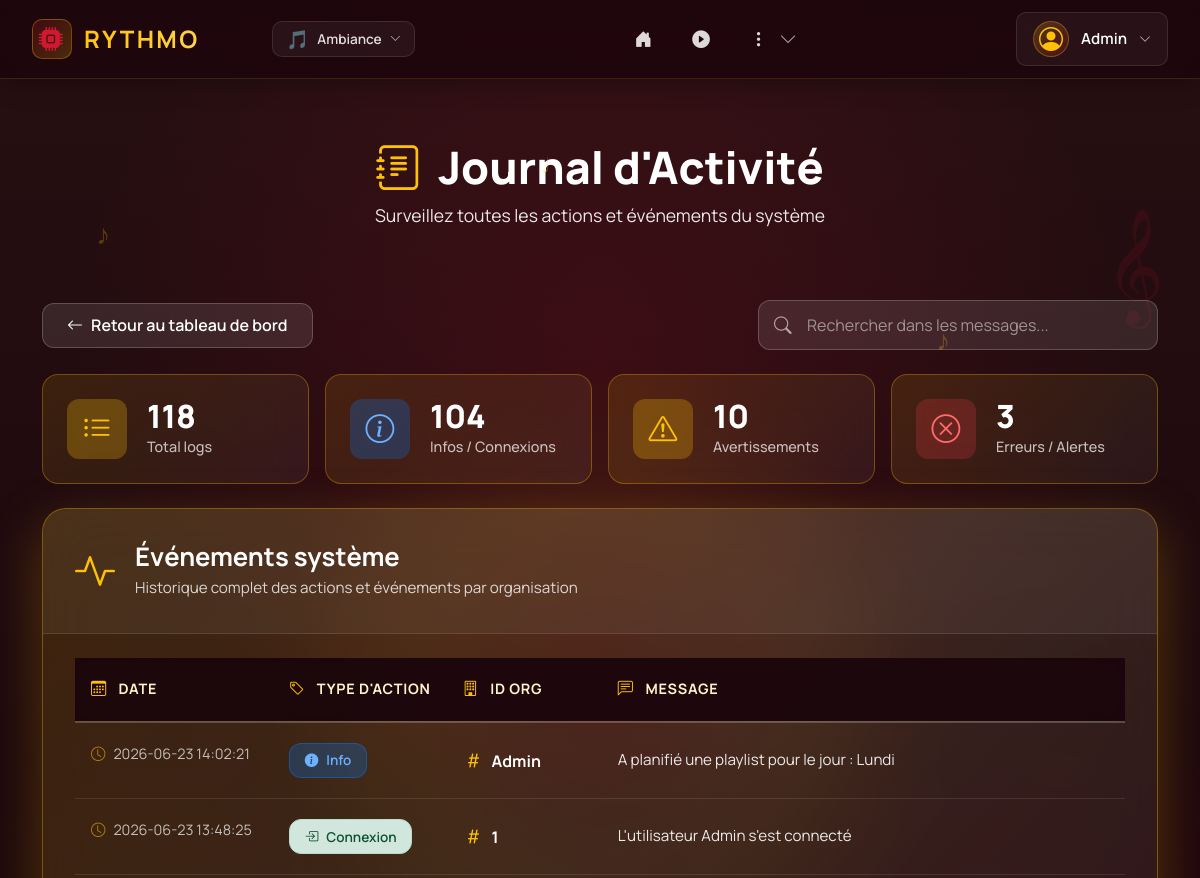
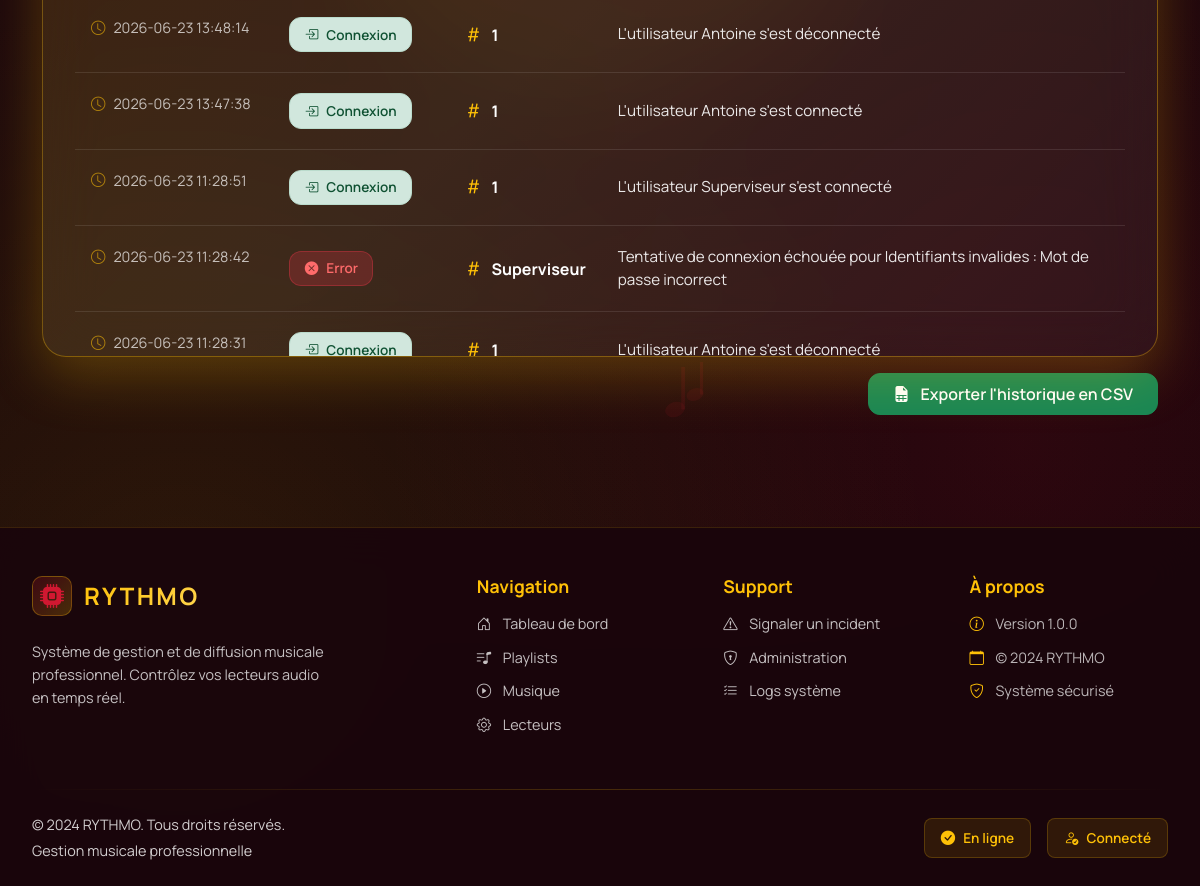
/logs/ (signed in), run on an earlier commit of the app's database (2 pictures, top to bottom).
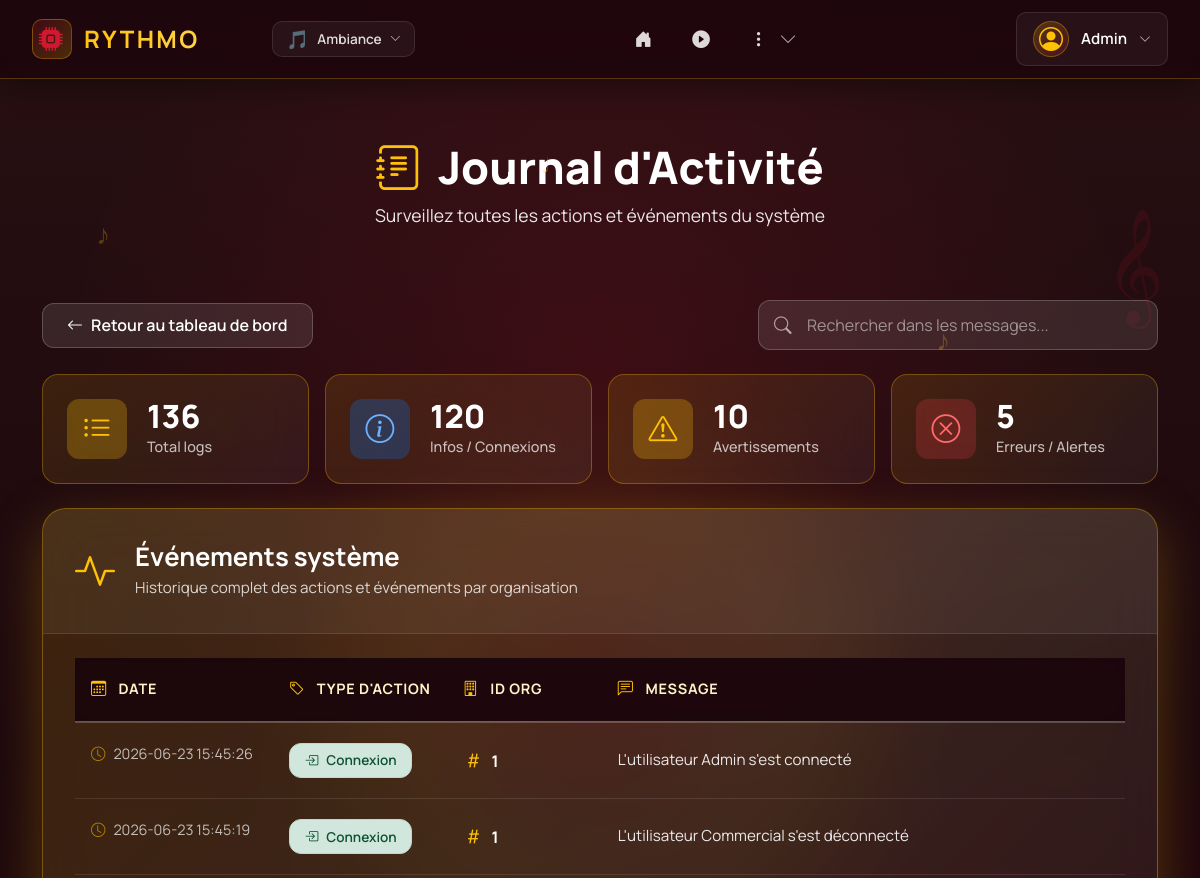
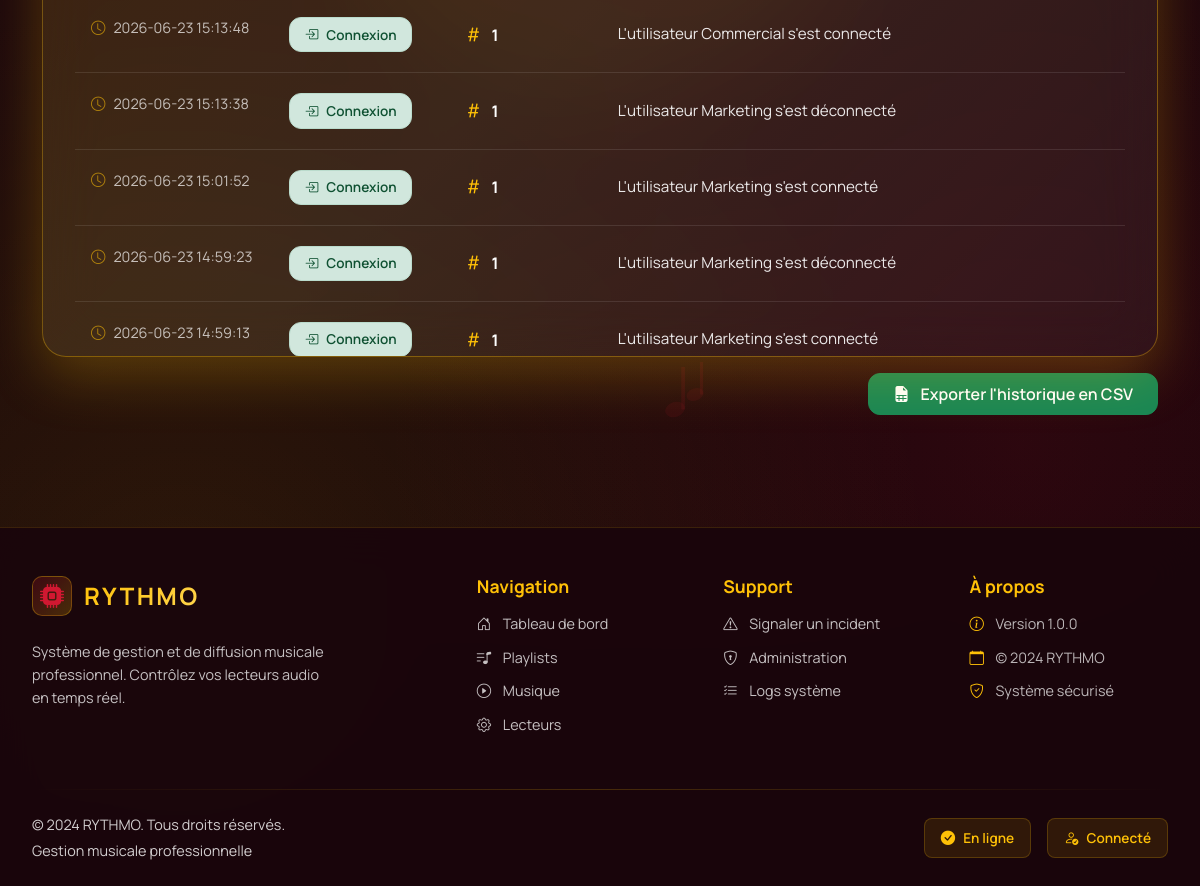
And on a later commit of the database (2 pictures, top to bottom).
### tables this page shows
CREATE TABLE fichier_log(
   id_log INTEGER PRIMARY KEY,
   type_action VARCHAR(50) NOT NULL,
   message VARCHAR(50) NOT NULL,
   date_fichierlog DATE NOT NULL,
   id_organisation INT NOT NULL,
   FOREIGN KEY(id_organisation) REFERENCES organisation(id_organisation)
);

### app/controllers/LogsController.py (the view)
@log_bp.route("/", methods=['GET'])
@reqlogged
def logs():
    admin_required()
    db_path = os.path.join(os.path.dirname(__file__), '../database.db')
    logs_data = []
    filter_search = request.args.get("user", "").strip()
    filter_type = request.args.get("type", "").strip()
    try:
        with sqlite3.connect(db_path) as conn:
            conn.row_factory = sqlite3.Row
            query = "SELECT * FROM fichier_log WHERE 1=1"
            params = []
            if filter_search:
                query += " AND LOWER(message) LIKE ?"
                search_pattern = f"%{filter_search.lower()}%"
                params.append(search_pattern)
            if filter_type:
                query += " AND type_action = ?"
                params.append(filter_type)
            query += " ORDER BY date_fichierlog DESC LIMIT 1000"
            logs_data = conn.execute(query, params).fetchall()
            types_query = "SELECT DISTINCT type_action FROM fichier_log WHERE type_action IS NOT NULL ORDER BY type_action"
            log_types = [row['type_action'] for row in conn.execute(types_query).fetchall()]
    except sqlite3.OperationalError as e:
        print(f"Erreur SQLite lors de la récupération des logs : {e}")
        log_types = []
    metadata = {
        "title": "Journal des Logs",
        "pagename": "logs"
    }
    return render_template(
        "logs.html",
        metadata=metadata,
        logs=logs_data,
        filter_user=filter_search,
        filter_type=filter_type,
        log_types=log_types
    )

### app/__init__.py (called while the page is built, shortened)
@app.before_request
def check_session_timeout():
    if 'user_id' in session:
        last_active = session.get('last_active')
        now = datetime.now()
        session['last_active'] = now.isoformat()

@app.before_request
def load_user():
    user_id = session.get("user_id")
    if user_id:
        user = UserSqliteDAO().findById(user_id)
        g.current_user = user
    else:
        g.current_user = None

@app.context_processor
def inject_globals():
    theme = session.get("theme", "default")
    if theme == "chill":
        theme = "romantique"
    return {
        "current_user": g.get("current_user", None),
        "theme": theme
    }

### app/controllers/LoginController.py (called while the page is built)
def reqlogged(f):
    @wraps(f)
    def decorated_function(*args, **kwargs):
        if not session.get("logged"):
            return redirect(url_for("login"))
        return f(*args, **kwargs)
    return decorated_function

### app/controllers/LogsController.py (called while the page is built)
def admin_required():
    if session.get("role") not in ["admin", "Administrateur"]:
        abort(403)

### app/models/UserDAO.py (called while the page is built)
    def _getDbConnection(self):
        conn = sqlite3.connect(self.databasename)
        conn.row_factory = sqlite3.Row
        return conn

### app/templates/logs.html (shortened to what the changed rows need)
{% extends "layout.html" %}
{% block content %}
<div class="logs-hero">
  <div class="container">
    <h1><i class="bi bi-journal-text"></i> Journal d'Activité</h1>
  </div>
</div>
<div class="container mt-4 pb-5">
  <div class="logs-stats mb-4">
    <div class="stat-card stat-total" id="btn-filter-all" style="cursor: pointer;">
      <div class="stat-content">
        <div class="stat-value">{{ logs|length }}</div>
        <div class="stat-label">Total logs</div>
      </div>
    </div>
    <div class="stat-card stat-info" id="btn-filter-info" style="cursor: pointer;">
      <div class="stat-content">
        <div class="stat-value">
          {{ (logs|selectattr('type_action', 'equalto', 'INFO')|list|length) + (logs|selectattr('type_action', 'equalto', 'CONNEXION')|list|length) }}
        </div>
        <div class="stat-label">Infos / Connexions</div>
      </div>
    </div>
    <div class="stat-card stat-error" id="btn-filter-error" style="cursor: pointer;">
      <div class="stat-content">
        <div class="stat-value">
          {{ (logs|selectattr('type_action', 'equalto', 'ERROR')|list|length) + (logs|selectattr('type_action', 'equalto', 'ALERTE')|list|length) }}
        </div>
        <div class="stat-label">Erreurs / Alertes</div>
      </div>
    </div>
  </div>
  <div class="logs-card">
    <div class="logs-card-header">
      <div class="logs-header-info">
        <div>
          <h2>Événements système</h2>
        </div>
      </div>
    </div>
    <div class="logs-table-wrapper">
      <table class="logs-table" id="logTable">
        <thead>
          <tr>
            <th>
              <i class="bi bi-calendar3"></i> Date
            </th>
            <th>
              <i class="bi bi-tag"></i> Type d'action
            </th>
            <th>
              <i class="bi bi-building"></i> ID Org
            </th>
            <th>
              <i class="bi bi-chat-left-text"></i> Message
            </th>
          </tr>
        </thead>
        <tbody>
          {% for log in logs %}
          <tr class="log-row" data-type="{{ log.type_action }}">
            <td class="log-date">
              <i class="bi bi-clock"></i>
              {{ log.date_fichierlog }}
            </td>
            <td>
              {% if log.type_action in ['WARNING'] %}
                <span class="log-badge log-badge-warning">
                  <i class="bi bi-exclamation-triangle-fill"></i>
                  Warning
                </span>
              {% elif log.type_action in ['ERROR', 'ALERTE'] %}
                <span class="log-badge log-badge-error">
                  <i class="bi bi-x-circle-fill"></i>
                  {{ log.type_action|title }}
                </span>
              {% elif log.type_action == 'CONNEXION' %}
                <span class="log-badge log-badge-success" style="background-color: #d1e7dd; color: #0f5132; border: 1px solid #badbcc;">
                  <i class="bi bi-box-arrow-in-right"></i>
                  Connexion
                </span>
              {% else %}
                <span class="log-badge log-badge-info">
                  <i class="bi bi-info-circle-fill"></i>
                  Info
                </span>
              {% endif %}
            </td>
            <td class="log-user">
              <div class="user-badge">
                <i class="bi bi-hash"></i>
                <strong>{{ log.id_organisation }}</strong>
              </div>
            </td>
            <td class="log-message">
              {{ log.message }}
            </td>
          </tr>
          {% endfor %}
        </tbody>
      </table>
    </div>
  </div>
</div>
{% endblock %}

What changed in the data, as far as the page shows it:
no longer on this page (row unchanged): fichier_log: date_fichierlog "2026-06-23 14:02:21", type_action "info" (drawn), id_organisation "Admin", message "A planifié une playlist pour le jour : Lundi"
no longer on this page (row unchanged): fichier_log: date_fichierlog "2026-06-23 13:48:25", type_action "CONNEXION" (drawn), id_organisation "1", message "L'utilisateur Admin s'est connecté"
no longer on this page (row unchanged): fichier_log: date_fichierlog "2026-06-23 13:48:14", type_action "CONNEXION" (drawn), id_organisation "1", message "L'utilisateur Antoine s'est déconnecté"
no longer on this page (row unchanged): fichier_log: date_fichierlog "2026-06-23 13:47:38", type_action "CONNEXION" (drawn), id_organisation "1", message "L'utilisateur Antoine s'est connecté"
no longer on this page (row unchanged): fichier_log: date_fichierlog "2026-06-23 11:28:51", type_action "CONNEXION" (drawn), id_organisation "1", message "L'utilisateur Superviseur s'est connecté"
no longer on this page (row unchanged): fichier_log: date_fichierlog "2026-06-23 11:28:42", type_action "Error", id_organisation "Superviseur", message "Tentative de connexion échouée pour Identifiants invalides : Mot de passe incorrect"
no longer on this page (row unchanged): fichier_log: date_fichierlog "2026-06-23 11:28:31", type_action "CONNEXION" (drawn), id_organisation "1", message "L'utilisateur Antoine s'est déconnecté"
added fichier_log: date_fichierlog "2026-06-23 15:45:26", type_action "CONNEXION" (drawn), id_organisation "1", message "L'utilisateur Admin s'est connecté"
added fichier_log: date_fichierlog "2026-06-23 15:45:19", type_action "CONNEXION" (drawn), id_organisation "1", message "L'utilisateur Commercial s'est déconnecté"
added fichier_log: date_fichierlog "2026-06-23 15:13:48", type_action "CONNEXION" (drawn), id_organisation "1", message "L'utilisateur Commercial s'est connecté"
added fichier_log: date_fichierlog "2026-06-23 15:13:38", type_action "CONNEXION" (drawn), id_organisation "1", message "L'utilisateur Marketing s'est déconnecté"
added fichier_log: date_fichierlog "2026-06-23 15:01:52", type_action "CONNEXION" (drawn), id_organisation "1", message "L'utilisateur Marketing s'est connecté"
added fichier_log: date_fichierlog "2026-06-23 14:59:23", type_action "CONNEXION" (drawn), id_organisation "1", message "L'utilisateur Marketing s'est déconnecté"
added fichier_log: date_fichierlog "2026-06-23 14:59:13", type_action "CONNEXION" (drawn), id_organisation "1", message "L'utilisateur Marketing s'est connecté"
Also different on the page:
{{ logs|length }}: "118" → "136"
text no longer shown: "104 3"
text now shown: "120 5"
